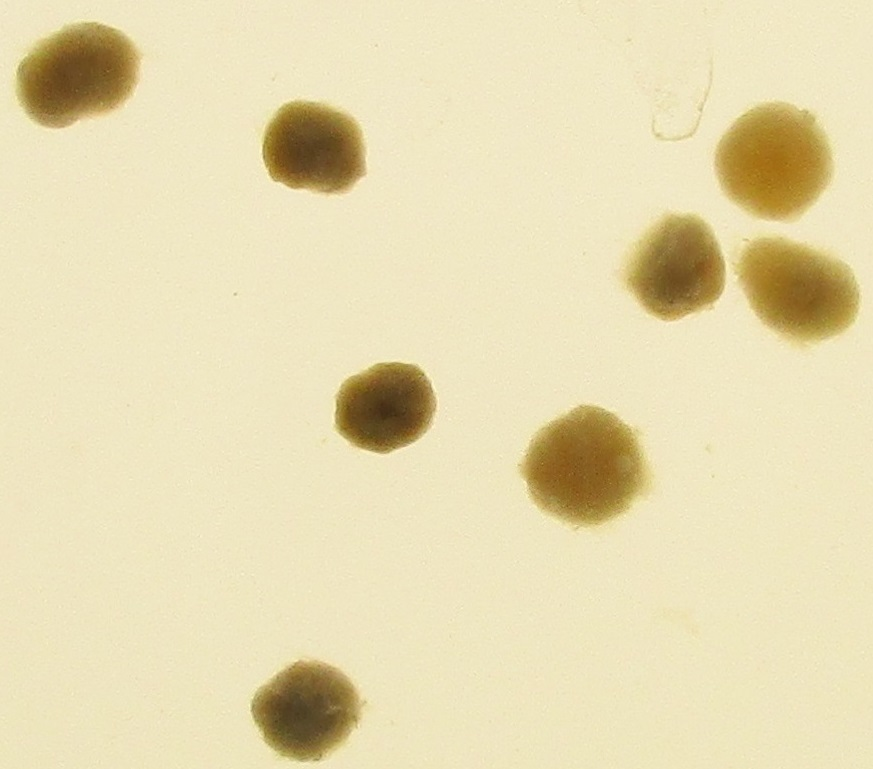
#> input picture classe 5.JPG, 873 x 769 px, found by its file name
$ jupyter execute --allow-errors trovagranuli1.ipynb   (shell and % lines are left out)
#> lines starting #> are read from the running program, lines starting #| are printed output that depends on the picture; after the words box and inside, x2 and y2 are one past the last pixel; in counts of white or black regions, pixels touching at a corner belong together
[cell 1]
import numpy as np
import cv2
from skimage.segmentation import clear_border
import matplotlib.pyplot as plt

from bubblekicker.bubblekicker import (BubbleKicker, batchbubblekicker, bubble_properties_calculate,
                                       _bubble_properties_filter, bubble_properties_plot)

from bubblekicker.pipelines import CannyPipeline, AdaptiveThresholdPipeline
import matplotlib
from matplotlib import pyplot as plt
import os
import seaborn as sns
import sys

<b>Questo notebook vuole ottimizzare l'analisi delle immagini di granuli aerobici</b>

<b>usa la variabile path, in questo modo, quando lo usi te, basta che tu tolga il commento $#$ dalla tua e tu lo metta alla mia riga<\b>

come vedi sotto, facendo semplicemente la somma di queste stringhe riesci a costruire la destinazione dell'immagine

# Carica l'immagine

[cell 2]
#path = r'C:\Users\Serena\Desktop' # PC Serena
path = r'C:\Users\Giacomo\Documents\gitRepos\Serena\shared_nbks' # PC Giacomo
path + '\\' + 'classe 5.JPG'

[cell 3]
img = cv2.imread(path + '\\' + 'classe 5.JPG')
#> img is the input picture: shape (769, 873, 3); mean B, G, R 178.9, 219.3, 230.5

# divide l'immagine nei layer base
img_B,img_G,img_R = cv2.split(img)
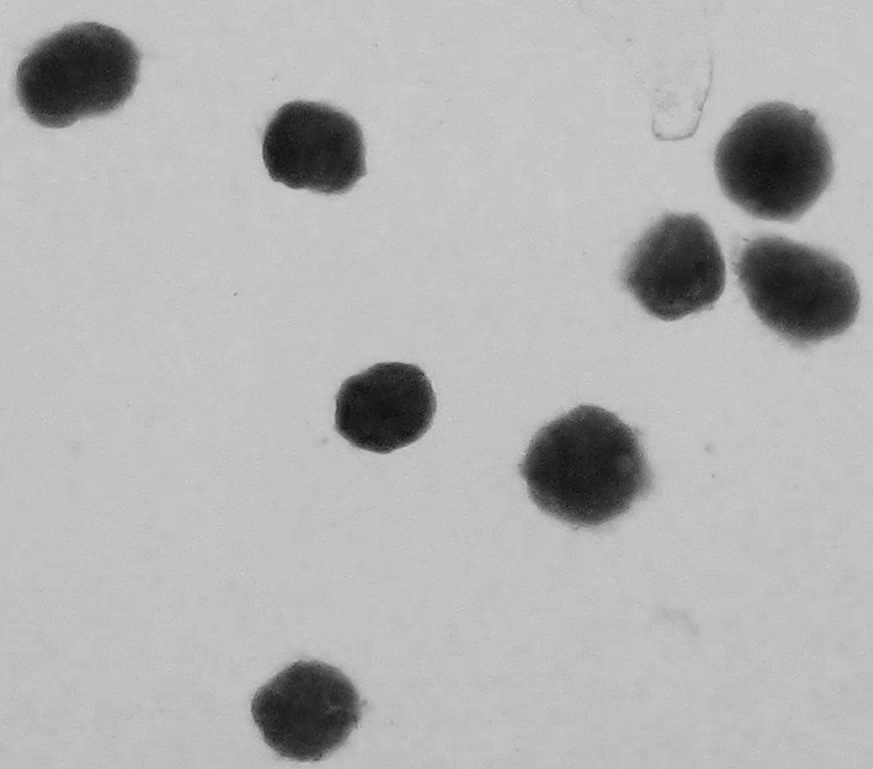
#> img_B: shape (769, 873); min 10, max 214, mean 178.9
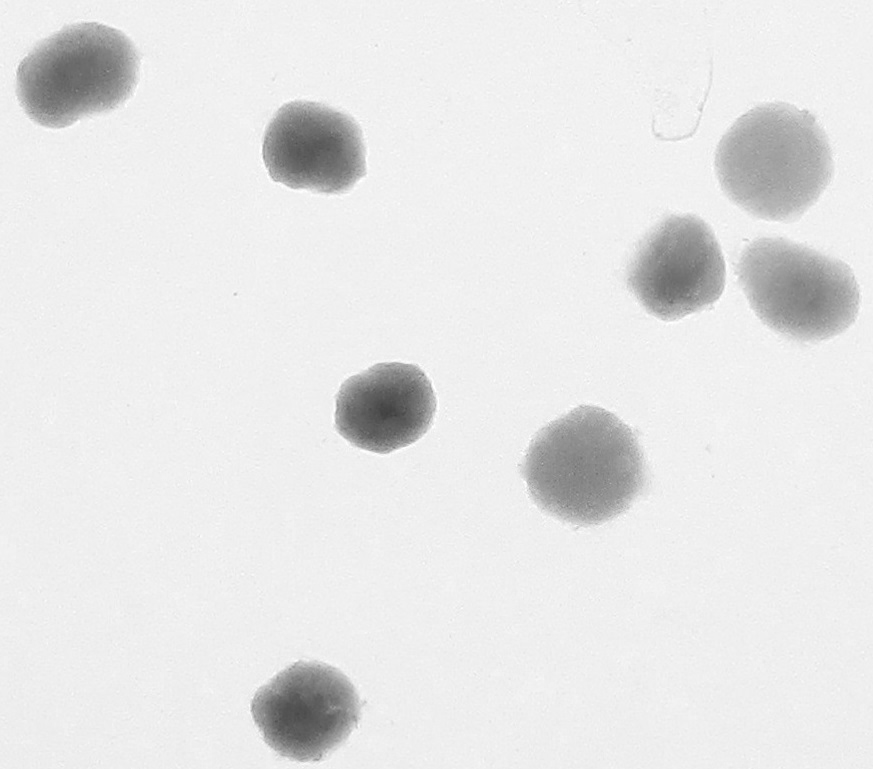
#> img_R: shape (769, 873); min 63, max 255, mean 230.5

#crea una nuova variabile con i layer reimpostati
img2 = cv2.merge((img_R,img_G,img_B))

# salva l'immagine originale ricomposta
plt.imshow(img2), plt.xticks([]), plt.yticks([]), plt.grid('on'), plt.title('IMMAGINE ORIGINALE');
# plt.savefig(path + '\\'+ 'OriginalRGB.jpg',dpi=500)

<b>sotto si vede che il canale BLU da' il miglior contrasto<b>

[cell 4]
#mostra e salva i diversi canali
plt.figure(figsize=(10, 10))
plt.subplot(3,3,1),plt.imshow(img_B, cmap='gray'), plt.title('CANALE BLU'), plt.xticks([]), plt.yticks([]);
plt.subplot(3,3,2), plt.imshow(img_G, cmap='gray'), plt.title('CANALE VERDE'), plt.xticks([]), plt.yticks([]);
plt.subplot(3,3,3), plt.imshow(img_R, cmap='gray'), plt.title('CANALE ROSSO'), plt.xticks([]), plt.yticks([]);
# plt.savefig(path + '\\' + 'channels.jpg',dpi=500)

Dopo aver scelto il canale che sembra migliore si procede con la binarizzazione dell'immagine. La scelta del canle migliore e' importante per facilitare proprio il prossimo step.

# Elaborazione immagine

Aggiustando un pochino i parametri sembra di riuscire meglio a catturare bene i granuli (valori originali 91 e 15)
Inoltre si determinano meglio i bordi e si riesce a perdere roba troppo piccola (bisogna pero' provare se funziona anche con  granuli piu' piccoli)

[cell 5]
# provvede ad un riconoscimento adattivo dei contorni
binImg = cv2.adaptiveThreshold(img_B, 1, cv2.ADAPTIVE_THRESH_GAUSSIAN_C, cv2.THRESH_BINARY, 201, 25)
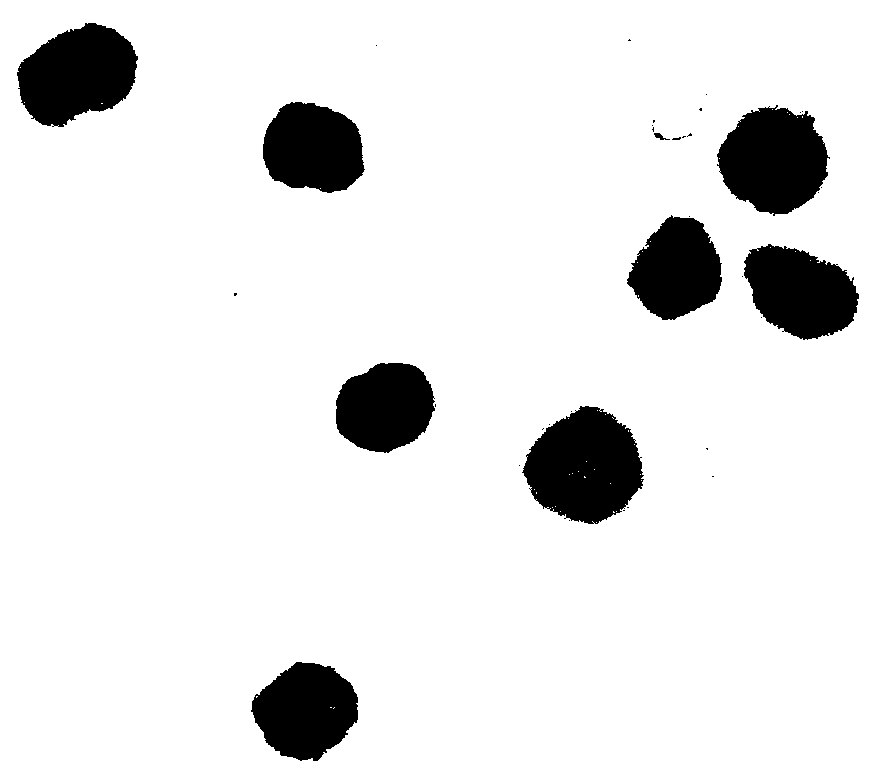
#> binImg: shape (769, 873); values 0 (black) and 1 (white), 90.4% white; 37 black regions (28 under 20 px), largest, box (x1, y1, x2, y2) and area: (522, 406, 644, 524) 10098, (717, 105, 830, 216) 8902, (17, 23, 138, 127) 8821
plt.imshow(binImg, cmap='Greys',  interpolation='nearest'), plt.title('IMMAGINE BINARIA-OGGETTI RILEVATI'),
plt.xticks([]), plt.yticks([]), plt.grid('on');
# plt.savefig(path + '\\' + 'oggetti_rilevati.jpg',dpi=500)

[cell 6]
dst_inv = cv2.bitwise_not(binImg)
img_clb = clear_border(dst_inv, buffer_size=5, bgval=1)
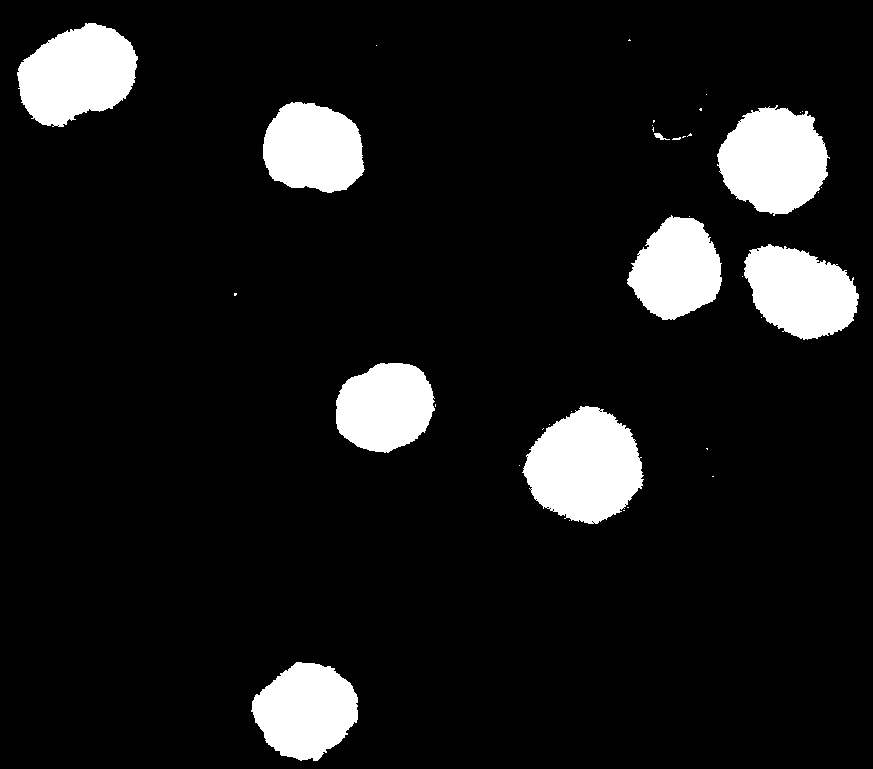
#> img_clb: shape (769, 873); min 1, max 255, mean 25.4
plt.figure(figsize=(5,5))
plt.imshow(img_clb, cmap='Greys',  interpolation='nearest'), plt.title('IMMAGINE RIPULITA AI BORDI'),
plt.grid('on'), plt.xticks([]), plt.yticks([]);
# plt.savefig(path + '\\' + 'IMMAGINE RIPULITA AI BORDI.jpg', dpi=500)

[cell 7]
img_outl = cv2.merge((img_R * img_clb, img_G * img_clb, img_B * img_clb))
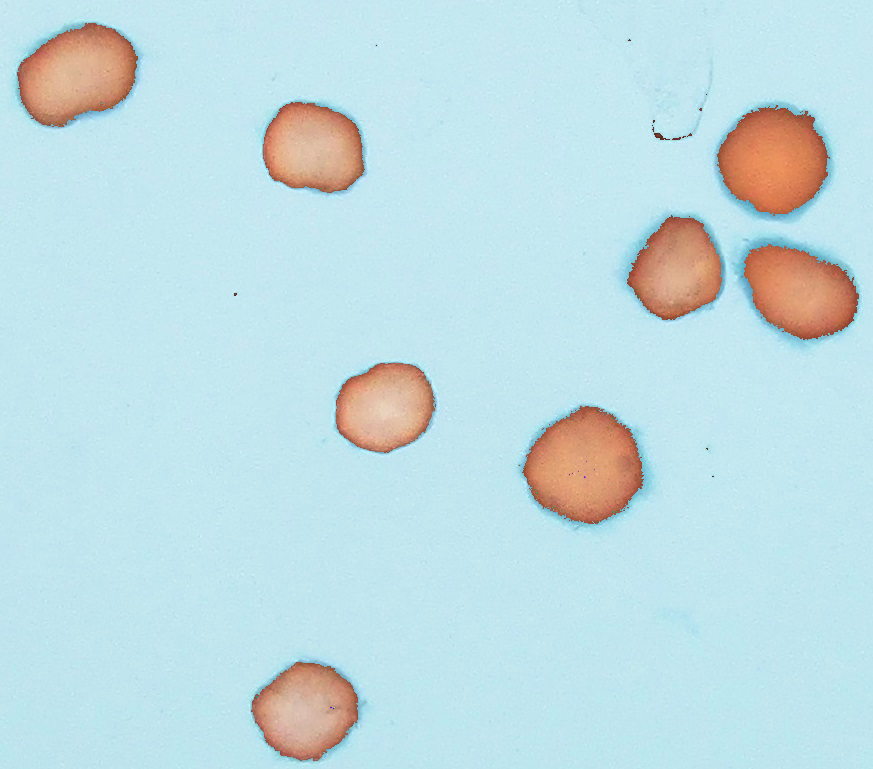
#> img_outl: shape (769, 873, 3); mean of channels 0, 1, 2 226.4, 221.1, 193.2; drawn as B, G, R
plt.figure(figsize=(15, 15));
plt.imshow(img_G * img_clb), plt.title('GRANULI RILEVATI')
plt.imshow(img_outl), plt.title('GRANULI RILEVATI')
plt.xticks([25*k for k in range(0,40)])
plt.yticks([25*k for k in range(0,38)]);
# plt.savefig(path + '\\' + 'GRANULI_RILEVATI.jpg',dpi=500)
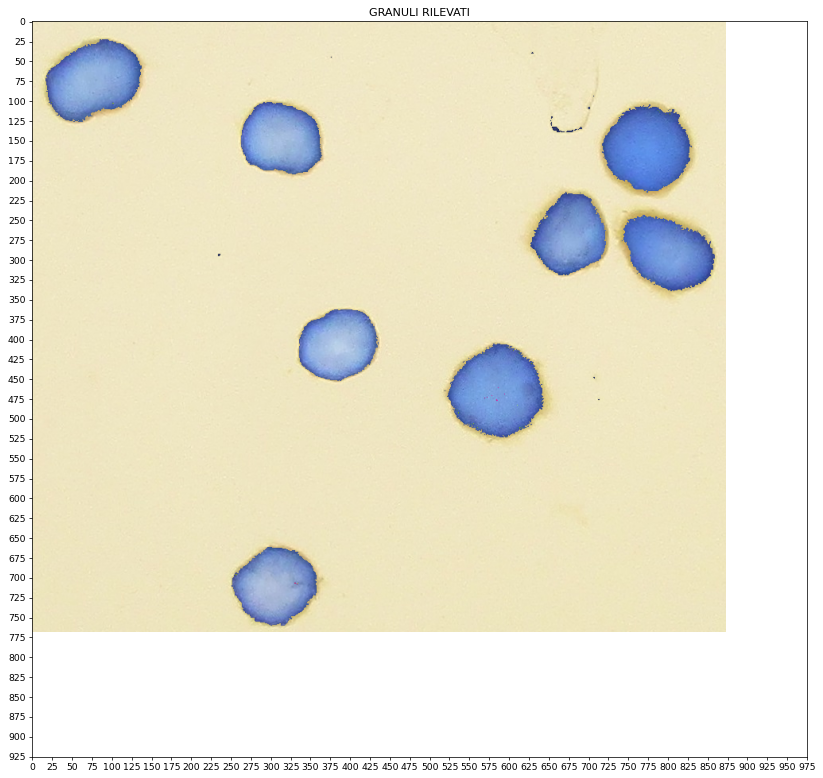
#> figure drawn by matplotlib, 1 panel

A questo punto si passa subito a calcolare le proprieta' dei granuli.
<p><b> DOMANDA: hai deciso di non fare lo step di erodere e dilatare i bordi di proposito? <b\>

#> (a cell that did not finish here is left out)

questa e' l'immagine che deriva dal passaggio di calcolo delle proprieta'
##### si vede che la roba piccola e' stata eliminata, sono rimasti solo i granuloni e sembrano tutti sopra i 2mm

#> (a cell that did not finish here is left out)

#> (a cell that did not finish here is left out)

#> (a cell that did not finish here is left out)

#> (a cell that did not finish here is left out)

#> (a cell that did not finish here is left out)

#> (a cell that did not finish here is left out)

#> (a cell that did not finish here is left out)

[cell 16]
fig = plt.figure(figsize=(5,5));
#> (the rest of this cell did not finish here and is left out)

Plotta il centroid

[cell 17]
# con questo archivi la posizione x e y e la classe di ogni centroide in tre variabili (x,y e cls)
x = []; y = []; cls = []
#> (the rest of this cell did not finish here and is left out)

[cell 18]
# plotta in automatico la posizione del centroide e ci mette il valore
fig, ax1 = plt.subplots(figsize=(5,5))
ax1.plot(x,y, 'v')
ax1.set_xlim(0,900) # allarga i limiti della figura per far vedere bene anche i punti sul bordo
ax1.set_ylim(0,900)
ax1.invert_yaxis()  # inverte l'asse y per metterlo come viene messo per visualizzare la figura
for i in np.arange(len(x)):
    ax1.annotate(str(int(cls[i])), xy=(x[i], y[i]), xytext=(x[i]+30, y[i]+30))
                #, arrowprops=dict(facecolor='black', shrink=0.05),) # se ci vuoi mettere anche una freccia togli questo commento
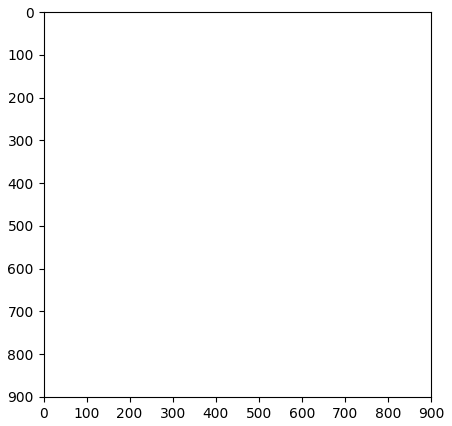
#> figure drawn by matplotlib, 1 panel
